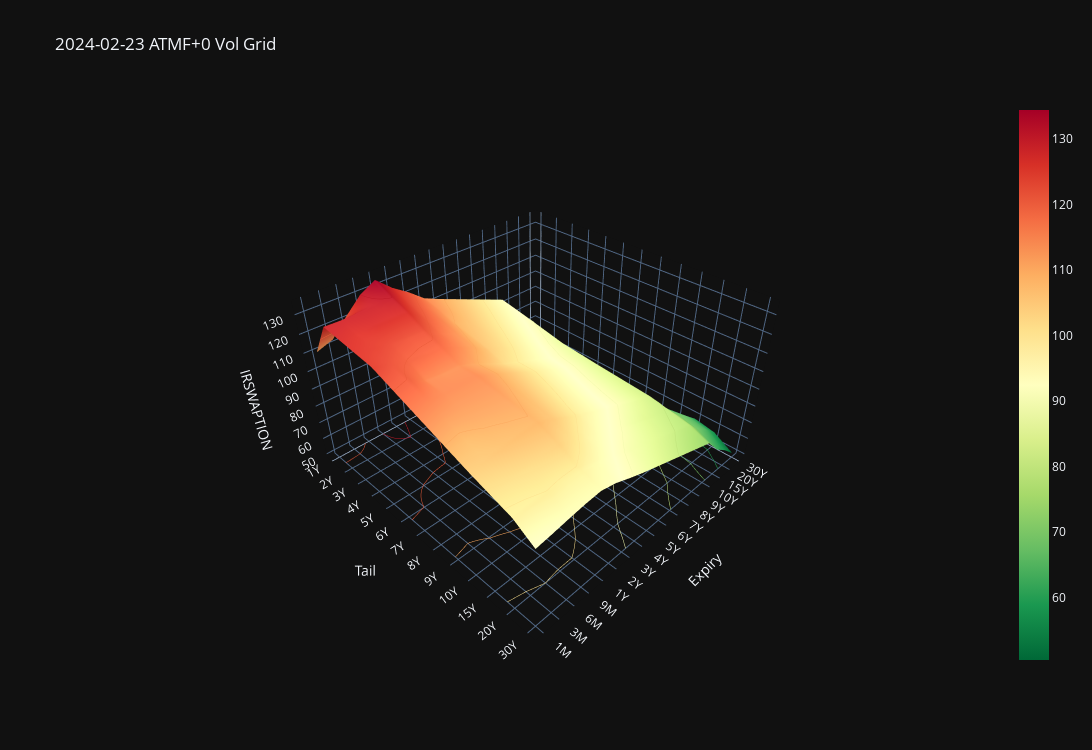
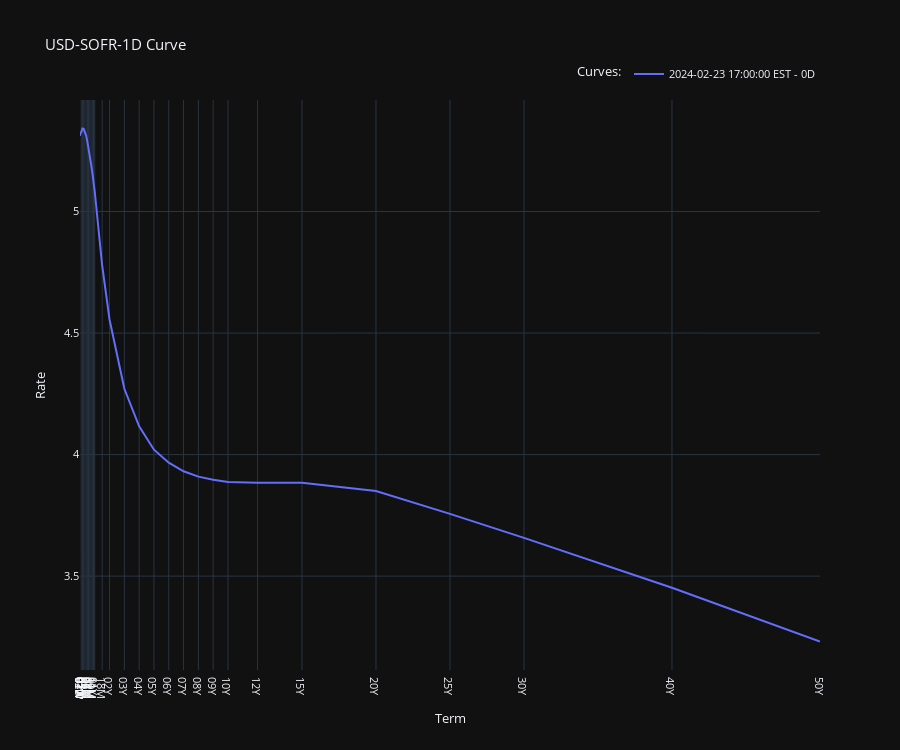

The code cell stored with these charts, in order, in its notebook:
### Markdown cell above
## Pricing 100mm 1Yx5Y Payer Swaption on 02/23/2024


![womp womp](../dump/2-23-2024-swaption-swpm.png)

### Code cell
dt = datetime(2024, 2, 23)

ql_curve = usd_ois.fetch_ql_irswap_curves(bdates=[dt], to_pydt=True)[dt]
curve_handle = ql.YieldTermStructureHandle(ql_curve)

ql.Settings.instance().evaluationDate = curve_handle.referenceDate() 

ql_cube = usd_swaptions.fetch_qlcubes(bdates=[dt], to_pydt=True)[dt]
cube_handle = ql.SwaptionVolatilityStructureHandle(ql_cube)
cube_pricing_engine = ql.BachelierSwaptionEngine(curve_handle, cube_handle)

usd_swaptions.vol_surface_plotter(date=dt, strike_offset=0, use_plotly=True)
usd_ois.irswaps_term_structure_plotter(bdates=[dt], fwd_tenors=["0D"], use_plotly=True)


query = IRSwaptionQuery(
    expiry="1Y",
    tail="5Y",
    structure=IRSwaptionStructure.PAYER,
	side="buy",
	value=[
        IRSwaptionValue.NVOL,
        IRSwaptionValue.SPOT_PREM,
        IRSwaptionValue.FWD_PREM,
        IRSwaptionValue.DELTA,
        IRSwaptionValue.DV01,
        IRSwaptionValue.GAMMA_01,
        IRSwaptionValue.VEGA_01,
        IRSwaptionValue.THETA_1D,
    ],
    structure_kwargs={"strike": "ATMF", "notional": 100_000_000},
)

package, rws = IRSwaptionStructureFunctionMap(curve=curve, curve_handle=curve_handle, pricing_engine=cube_pricing_engine, side=query.side).apply(
    structure=query.structure, expiry=query.expiry, tail=query.tail, **query.structure_kwargs
)

package: List[ql.Swaption] = package
rws: List[float] = rws

print(f"Exr/Eff/Mat Dates ", package[0].exercise().dates()[0], package[0].underlying().startDate(), package[0].underlying().maturityDate())
print(f"Strike", package[0].underlying().fixedRate() * 100)
print(f"Notional", package[0].underlying().nominal())
print(f"NPV", package[0].underlying().NPV())
print(f"BPV", package[0].underlying().fixedLegBPS())
print("=======")

value_func_mapper = IRSwaptionValueFunctionMap(
    package=package, risk_weights=rws, curve=curve, curve_handle=curve_handle, pricing_engine=cube_pricing_engine, swaption_structure=query.structure
)
for sv in query.value:
    print(f"{sv.name}: {value_func_mapper.apply(sv)}")

### Figure 1 — Plotly figure (JSON) as saved in the notebook; plotly's stock layout.template omitted (floating-point values rounded to 4 significant figures; data arrays with more than 128 entries replaced by an {"elided": "..."} marker saying what was removed)
{"data": [{"colorscale": [[0, "rgb(0,104,55)"], [0.1, "rgb(26,152,80)"], [0.2, "rgb(102,189,99)"], [0.3, "rgb(166,217,106)"], [0.4, "rgb(217,239,139)"], [0.5, "rgb(255,255,191)"], [0.6, "rgb(254,224,139)"], [0.7, "rgb(253,174,97)"], [0.8, "rgb(244,109,67)"], [0.9, "rgb(215,48,39)"], [1, "rgb(165,0,38)"]], "contours": {"z": {"highlightcolor": "limegreen", "project": {"z": true}, "show": true, "usecolormap": true}}, "hovertemplate": "Expiry: %{x}<br>Tail: %{y}<br>IRSWAPTION: %{z}<extra></extra>", "showscale": true, "type": "surface", "x": {"elided": "13x17 int values"}, "y": {"elided": "13x17 int values"}, "z": {"elided": "13x17 float values"}}], "layout": {"height": 750, "scene": {"aspectratio": {"x": 1, "y": 1, "z": 0.6}, "xaxis": {"ticktext": ["30Y", "20Y", "15Y", "10Y", "9Y", "8Y", "7Y", "6Y", "5Y", "4Y", "3Y", "2Y", "1Y", "9M", "6M", "3M", "1M"], "tickvals": [0, 1, 2, 3, 4, 5, 6, 7, 8, 9, 10, 11, 12, 13, 14, 15, 16], "title": {"text": "Expiry"}}, "yaxis": {"ticktext": ["1Y", "2Y", "3Y", "4Y", "5Y", "6Y", "7Y", "8Y", "9Y", "10Y", "15Y", "20Y", "30Y"], "tickvals": [0, 1, 2, 3, 4, 5, 6, 7, 8, 9, 10, 11, 12], "title": {"text": "Tail"}}, "zaxis": {"title": {"text": "IRSWAPTION"}}}, "title": {"text": "2024-02-23 ATMF+0 Vol Grid"}, "width": 1250, "xaxis": {"showspikes": true, "spikecolor": "white", "spikemode": "across", "spikesnap": "cursor"}, "yaxis": {"showspikes": true, "spikecolor": "white", "spikesnap": "cursor", "spikethickness": 0.5}}}

### Figure 2 — Plotly figure (JSON) as saved in the notebook; plotly's stock layout.template omitted (floating-point values rounded to 4 significant figures)
{"data": [{"mode": "lines", "name": "2024-02-23 17:00:00 EST - 0D", "type": "scatter", "x": [1, 4, 8, 12, 30, 60, 90, 120, 150, 180, 210, 240, 270, 300, 330, 360, 540, 720, 1080, 1440, 1800, 2160, 2520, 2880, 3240, 3600, 4320, 5400, 7200, 9000, 10800, 14400, 18000], "y": [5.312, 5.317, 5.32, 5.323, 5.326, 5.341, 5.34, 5.329, 5.312, 5.287, 5.261, 5.228, 5.196, 5.162, 5.123, 5.081, 4.778, 4.555, 4.271, 4.116, 4.02, 3.967, 3.931, 3.909, 3.896, 3.888, 3.884, 3.884, 3.85, 3.756, 3.658, 3.452, 3.231]}], "layout": {"font": {"size": 11}, "height": 750, "legend": {"orientation": "h", "title": {"text": "Curves:"}, "x": 1, "xanchor": "right", "y": 1.02, "yanchor": "bottom"}, "showlegend": true, "title": {"text": "USD-SOFR-1D Curve"}, "xaxis": {"showgrid": true, "showspikes": true, "spikecolor": "white", "spikemode": "across", "spikesnap": "cursor", "ticktext": ["01D", "01W", "02W", "03W", "01M", "02M", "03M", "04M", "05M", "06M", "07M", "08M", "09M", "10M", "11M", "01Y", "18M", "02Y", "03Y", "04Y", "05Y", "06Y", "07Y", "08Y", "09Y", "10Y", "12Y", "15Y", "20Y", "25Y", "30Y", "40Y", "50Y"], "tickvals": [1, 4, 8, 12, 30, 60, 90, 120, 150, 180, 210, 240, 270, 300, 330, 360, 540, 720, 1080, 1440, 1800, 2160, 2520, 2880, 3240, 3600, 4320, 5400, 7200, 9000, 10800, 14400, 18000], "title": {"text": "Term"}}, "yaxis": {"showgrid": true, "showspikes": true, "spikecolor": "white", "spikesnap": "cursor", "spikethickness": 0.5, "title": {"text": "Rate"}}}}
